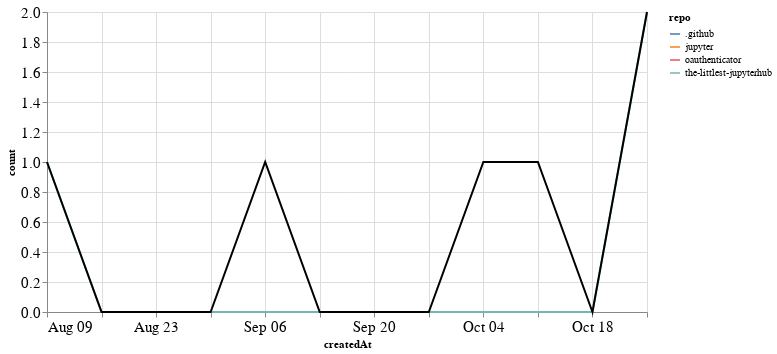

Write notebook code for a chart like this one.
### Markdown cell above
## PRs

### Code cell
prs_time = prs.groupby('repo').resample('W', on='createdAt').count()['author'].reset_index()
prs_time = prs_time.rename(columns={'author': 'count'})
prs_time_total = prs_time.groupby('createdAt').agg({"count": "sum"}).reset_index()

ch1 = alt.Chart(prs_time, width=600).mark_line().encode(
    x='createdAt',
    y='count',
    color='repo',
    tooltip="repo"
)

ch2 = alt.Chart(prs_time_total, width=600).mark_line(color="black").encode(
    x='createdAt',
    y='count',
)

ch1 + ch2

### Figure 1 — Vega-Lite specification as saved in the notebook (floating-point values rounded to 4 significant figures)
{"config": {"axisLeft": {"labelFontSize": 15}, "axisBottom": {"labelFontSize": 15}}, "layer": [{"data": {"name": "data-0793fe5aeba768eaeba7c35264c6bf62"}, "mark": "line", "encoding": {"color": {"type": "nominal", "field": "repo"}, "tooltip": {"type": "nominal", "field": "repo"}, "x": {"type": "temporal", "field": "createdAt"}, "y": {"type": "quantitative", "field": "count"}}, "width": 600}, {"data": {"name": "data-364b1ae416497824ab375735b467500b"}, "mark": {"type": "line", "color": "black"}, "encoding": {"x": {"type": "temporal", "field": "createdAt"}, "y": {"type": "quantitative", "field": "count"}}, "width": 600}], "$schema": "https://vega.github.io/schema/vega-lite/v4.8.1.json", "datasets": {"data-0793fe5aeba768eaeba7c35264c6bf62": [{"repo": ".github", "createdAt": "2020-10-04T00:00:00", "count": 1}, {"repo": "jupyter", "createdAt": "2020-10-11T00:00:00", "count": 1}, {"repo": "oauthenticator", "createdAt": "2020-09-06T00:00:00", "count": 1}, {"repo": "the-littlest-jupyterhub", "createdAt": "2020-08-09T00:00:00", "count": 1}, {"repo": "the-littlest-jupyterhub", "createdAt": "2020-08-16T00:00:00", "count": 0}, {"repo": "the-littlest-jupyterhub", "createdAt": "2020-08-23T00:00:00", "count": 0}, {"repo": "the-littlest-jupyterhub", "createdAt": "2020-08-30T00:00:00", "count": 0}, {"repo": "the-littlest-jupyterhub", "createdAt": "2020-09-06T00:00:00", "count": 0}, {"repo": "the-littlest-jupyterhub", "createdAt": "2020-09-13T00:00:00", "count": 0}, {"repo": "the-littlest-jupyterhub", "createdAt": "2020-09-20T00:00:00", "count": 0}, {"repo": "the-littlest-jupyterhub", "createdAt": "2020-09-27T00:00:00", "count": 0}, {"repo": "the-littlest-jupyterhub", "createdAt": "2020-10-04T00:00:00", "count": 0}, {"repo": "the-littlest-jupyterhub", "createdAt": "2020-10-11T00:00:00", "count": 0}, {"repo": "the-littlest-jupyterhub", "createdAt": "2020-10-18T00:00:00", "count": 0}, {"repo": "the-littlest-jupyterhub", "createdAt": "2020-10-25T00:00:00", "count": 2}], "data-364b1ae416497824ab375735b467500b": [{"createdAt": "2020-08-09T00:00:00", "count": 1}, {"createdAt": "2020-08-16T00:00:00", "count": 0}, {"createdAt": "2020-08-23T00:00:00", "count": 0}, {"createdAt": "2020-08-30T00:00:00", "count": 0}, {"createdAt": "2020-09-06T00:00:00", "count": 1}, {"createdAt": "2020-09-13T00:00:00", "count": 0}, {"createdAt": "2020-09-20T00:00:00", "count": 0}, {"createdAt": "2020-09-27T00:00:00", "count": 0}, {"createdAt": "2020-10-04T00:00:00", "count": 1}, {"createdAt": "2020-10-11T00:00:00", "count": 1}, {"createdAt": "2020-10-18T00:00:00", "count": 0}, {"createdAt": "2020-10-25T00:00:00", "count": 2}]}}
